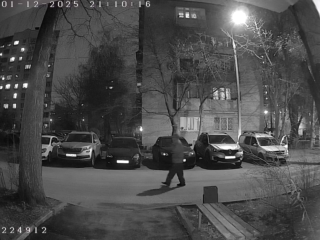
#> input picture anomaly_train/dataset/anchor/frame_00002.png, 320 x 240 px; its folder holds only this picture in this run
$ python dataset_gen.py
#> lines starting #> are read from the running program, lines starting #| are printed output that depends on the picture
import os
import random
import cv2
import numpy as np
from PIL import Image, ImageFilter, ImageDraw


ANCHOR_DIR = "dataset/anchor"
POS_DIR = "dataset/positive"
NEG_DIR = "dataset/negative"

os.makedirs(POS_DIR, exist_ok=True)
os.makedirs(NEG_DIR, exist_ok=True)


def add_blur(img):
    k = random.choice([3, 5, 7, 9])
    return cv2.GaussianBlur(img, (k, k), 0)

def add_strong_blur(img):
    k = random.choice([15, 21, 31])
    return cv2.GaussianBlur(img, (k, k), 0)

def add_noise(img):
    h, w, c = img.shape
    noise = np.random.randn(h, w, c) * random.randint(5, 25)
    noisy = img + noise
    return np.clip(noisy, 0, 255).astype(np.uint8)

def add_heavy_noise(img):
    h, w, c = img.shape
    noise = np.random.randn(h, w, c) * random.randint(40, 80)
    noisy = img + noise
    return np.clip(noisy, 0, 255).astype(np.uint8)

def add_brightness(img):
    value = random.randint(-40, 40)
    hsv = cv2.cvtColor(img, cv2.COLOR_BGR2HSV)
    hsv = hsv.astype(np.int16)
    hsv[...,2] += value
    hsv[...,2] = np.clip(hsv[...,2], 0, 255)
    return cv2.cvtColor(hsv.astype(np.uint8), cv2.COLOR_HSV2BGR)

def add_crack(img):
    # генерируем “трещину” линиями
    pil_img = Image.fromarray(img)
    draw = ImageDraw.Draw(pil_img)

    for _ in range(random.randint(2, 7)):
        x1 = random.randint(0, img.shape[1])
        y1 = random.randint(0, img.shape[0])
        x2 = x1 + random.randint(-200, 200)
        y2 = y1 + random.randint(-200, 200)

        draw.line((x1, y1, x2, y2), fill=(255, 255, 255), width=random.randint(1, 3))

    return np.array(pil_img)

def uniform_image(img):
    # делаем однотонное изображение
    mean_color = np.mean(img, axis=(0,1)).astype(np.uint8)
    return np.ones_like(img) * mean_color


def process_anchor(path, count=100):
#> called with path = 'dataset/anchor/frame_00002.png', count = 150
    img = cv2.imread(path)
#> img is the input picture: shape (240, 320, 3); mean B, G, R 75.3, 75.2, 75.3
    name = os.path.splitext(os.path.basename(path))[0]

    for i in range(count):
        # --------- POSITIVES (slightly different from anchor) ----------
        pos = img.copy()
        choice = random.choice([add_blur, add_noise, add_brightness])
        pos = choice(pos)
        cv2.imwrite(f"{POS_DIR}/{name}_pos_{i}.jpg", pos)

        # --------- NEGATIVES (strong degradation) ----------
        neg_choice = random.choice([
            add_strong_blur, add_heavy_noise, uniform_image, add_crack
        ])
        neg = neg_choice(img.copy())
        cv2.imwrite(f"{NEG_DIR}/{name}_neg_{i}.jpg", neg)
#> this loop made 150 passes
#> pass 1, in add_noise, `noisy = img + noise`:
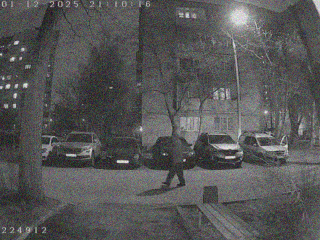
#> noisy: shape (240, 320, 3) float64; mean B, G, R 75.2, 75.3, 75.4; drawn with min black and max white
#> pass 1, in process_anchor, `pos = choice(pos)`:
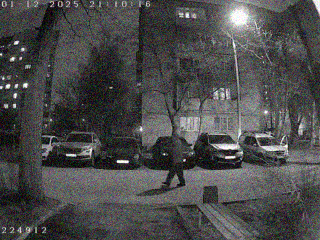
#> pos: shape (240, 320, 3); mean B, G, R 74.8, 74.9, 74.9
#> pass 1, in process_anchor, `neg = neg_choice(img.copy())`:
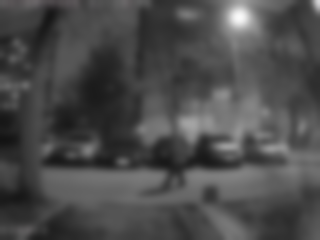
#> neg: shape (240, 320, 3); mean B, G, R 75.3, 75.3, 75.3


def main():
    for file in os.listdir(ANCHOR_DIR):
        if file.lower().endswith((".jpg", ".png")):
            process_anchor(os.path.join(ANCHOR_DIR, file), 150)

    print("Готово — датасет создан.")


if __name__ == "__main__":
    main()

$ run again, on anomaly_train/dataset/anchor/frame_00003.png
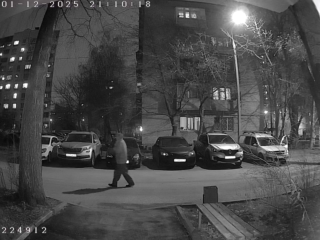
#> input picture anomaly_train/dataset/anchor/frame_00003.png, 320 x 240 px
#> in process_anchor, img is the input picture: shape (240, 320, 3); mean B, G, R 72.6, 72.6, 72.7
#> the loop in process_anchor, `for i in range(count):` made 150 passes
#> pass 1, in process_anchor, `pos = choice(pos)`:
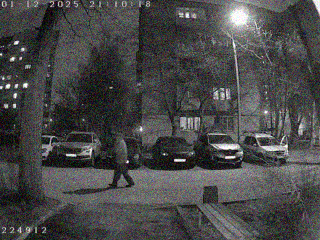
#> pos: shape (240, 320, 3); mean B, G, R 72.2, 72.3, 72.3
#> pass 1, in process_anchor, `neg = neg_choice(img.copy())`:
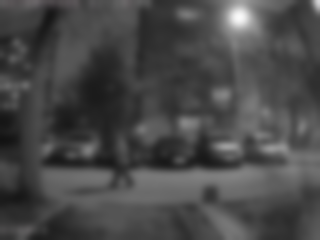
#> neg: shape (240, 320, 3); mean B, G, R 72.6, 72.6, 72.7
